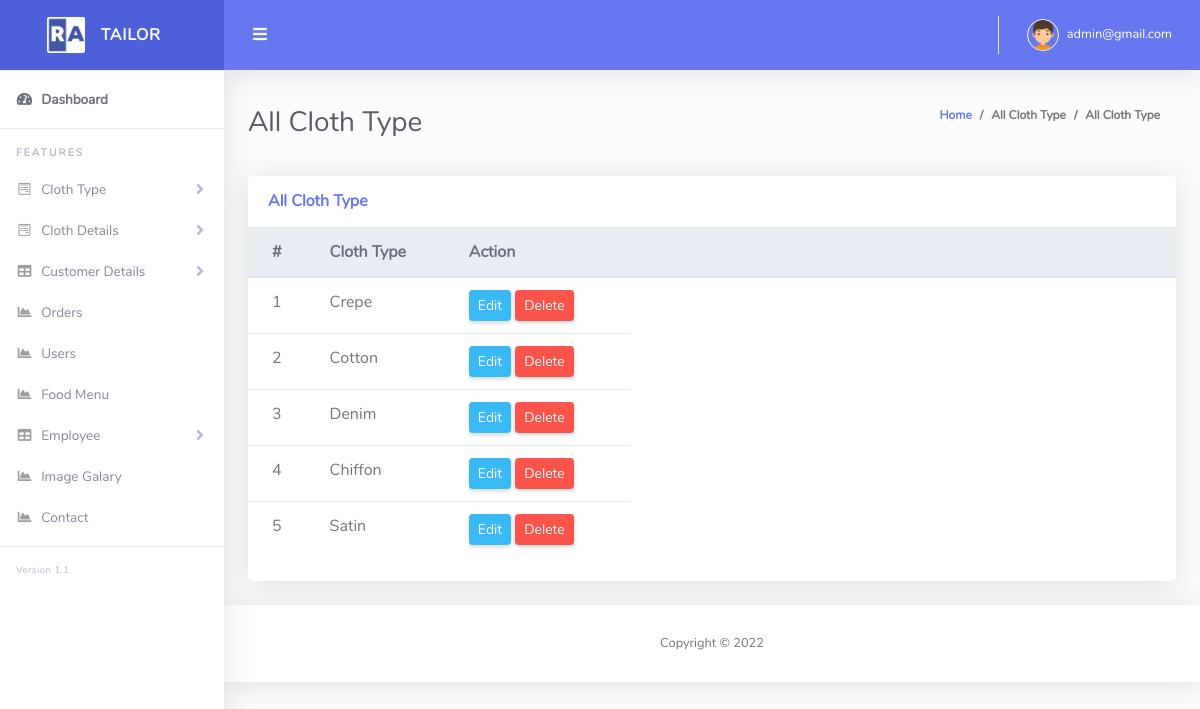
/admin/typelist.php (signed in), run on the app's committed database.
### tables this page shows
CREATE TABLE `cloth_type` (
  `id` int(11) NOT NULL,
  `name` varchar(255) NOT NULL,
  `soft_delete` tinyint(4) NOT NULL DEFAULT 0
);

### Classes/DB.php (called while the page is built, shortened)
<?php
class DB
{
    public function connect(){
        $this->conn = new mysqli("localhost","root","","tailor_shop");
        if ($this->conn->connect_error) {
          die("Connection failed: " . $this->conn->connect_error);
        }
        else{
            return $msg =  "connected";
        }
    }
}
?>

### Classes/ClothClass.php (called while the page is built, shortened)
<?php
include_once 'db.php';
class ClothClass extends DB
{
    public function viewType(){
        $query = "SELECT * FROM cloth_type where soft_delete=0";
        $result = $this->conn->query($query);
        return $result;
    }
}
?>

### admin/typelist.php (the view, shortened to what this page needs)
<?php include 'layouts/header.php'; ?>
<div class="container-fluid" id="container-wrapper">
    <div class="d-sm-flex align-items-center justify-content-between mb-4">
    <h1 class="h3 mb-0 text-gray-800">All Cloth Type</h1>
    <ol class="breadcrumb">
        <li class="breadcrumb-item"><a href="./">Home</a></li>
        <li class="breadcrumb-item">All Cloth Type</li>
        <li class="breadcrumb-item active" aria-current="page">All Cloth Type</li>
    </ol>
    </div>
    <div class="row">
        <div class="col-lg-12 mb-4">
            <div class="card">
            <div class="card-header py-3 d-flex flex-row align-items-center justify-content-between">
                <h6 class="m-0 font-weight-bold text-primary">All Cloth Type</h6>
            </div>
            <div class="table-responsive">
                <table class="table align-items-center table-flush">
                <thead class="thead-light">
                    <tr>
                        <th width="5%">#</th>
                        <th width="15%">Cloth Type</th>
                        <th width="20%">Action</th>
                        <th></th>
                    </tr>
                </thead>
                <tbody>
                    <?php
                        $i = 0;
                        $view = $cloth->viewType();
                        foreach($view as $value){
                    ?>
                    <tr>
                        <td><?php echo $i+=1; ?></td>
                        <td><?php echo $value['name']; ?></td>
                        <?php  if ($role==0) { ?>
                        <td>
                            <a href="edit_type.php?typeid=<?php echo $value['id'] ;?>" class="btn btn-sm btn-info">Edit</a>
                            <a onclick="return confirm('Are you sure to Delete?');" href="?deltype=<?php echo $value['id'] ;?>" class="btn btn-sm btn-danger">Delete</a>
                        </td>
                        <?php } ?>
                    </tr>
                    <?php } ?>
                </tbody>
                </table>
            </div>
            <div class="card-footer"></div>
            </div>
        </div>
    </div>
</div>
<?php include 'layouts/footer.php';?>

### data on the page
cloth_type: i "1", name "Crepe"
cloth_type: i "2", name "Cotton"
cloth_type: i "3", name "Denim"
cloth_type: i "4", name "Chiffon"
cloth_type: i "5", name "Satin"

### other printed values
$_SESSION['email'] "admin@gmail.com"
